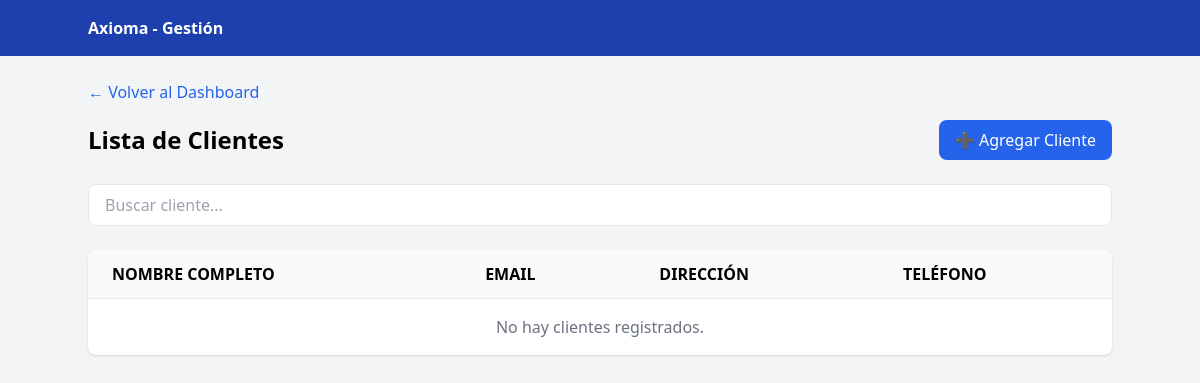
The app's page /frontend/src/pages/clientes.php (signed in), older data.
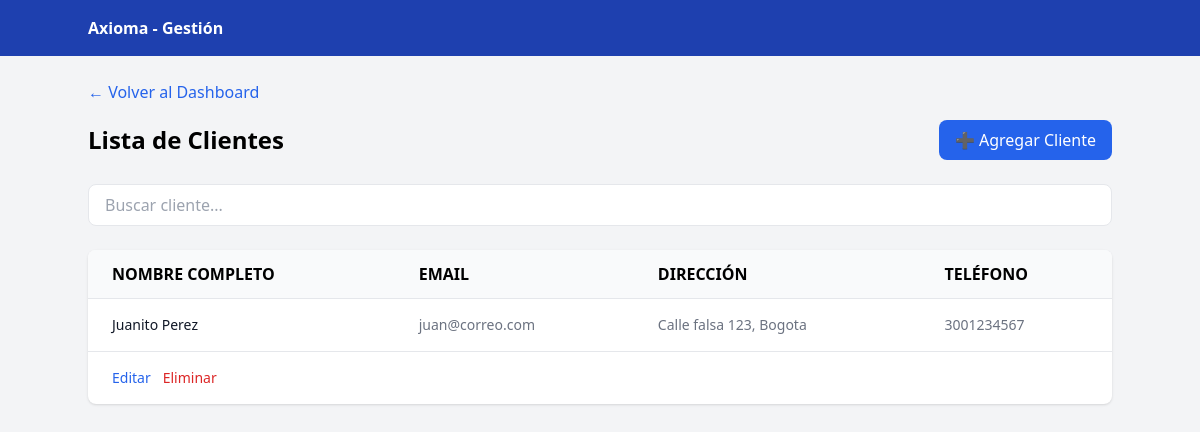
The same page, newer data.
### tables this page shows
CREATE TABLE `clientes` (
  `ID_CLIENTE` int(11) NOT NULL,
  `NOMBRE` varchar(100) NOT NULL,
  `APELLIDOS` varchar(100) NOT NULL,
  `DIRECCION` varchar(255) DEFAULT NULL,
  `TELEFONO` varchar(20) DEFAULT NULL,
  `email` varchar(255) DEFAULT NULL
);

### frontend/src/pages/clientes.php (the view, shortened to what this page needs)
<?php
$database = new Database();
$db = $database->getConnection();
require_once '../components/header.php';
?>
<body class="bg-gray-100 p-8">
    <div class="max-w-5xl mx-auto">
        <a href="index.php?url=dashboard" class="text-blue-600 hover:underline mb-4 inline-block">← Volver al Dashboard</a>
        <div class="flex justify-between items-center mb-6">
            <h1 class="text-2xl font-bold">Lista de Clientes</h1>
            <a href="nuevo_cliente.php" class="bg-blue-600 text-white px-4 py-2 rounded-lg hover:bg-blue-700 transition">
                ➕ Agregar Cliente
            </a>
        </div>
        <div class="mb-6">
            <input type="text" id="busqueda" placeholder="Buscar cliente..."
            class="w-full px-4 py-2 border rounded-lg focus:outline-none focus:ring-2 focus:ring-blue-500">
        </div>
        <div class="bg-white shadow rounded-lg overflow-hidden">
            <table class="min-w-full divide-y divide-gray-200">
                <thead class="bg-gray-50">
                    <tr class="bg-gray-50">
                       <th class="px-6 py-3 text-left">NOMBRE COMPLETO</th>
                        <th class="px-6 py-3 text-left">EMAIL</th>
                        <th class="px-6 py-3 text-left">DIRECCIÓN</th>
                        <th class="px-6 py-3 text-left">TELÉFONO</th>
                     </tr>
                </thead>
                <tbody class="divide-y divide-gray-200" id="cuerpoTabla">
    <?php
    $stmt = $db->query("SELECT ID_CLIENTE, NOMBRE, APELLIDOS, email, DIRECCION, TELEFONO FROM clientes");
    if ($stmt->rowCount() > 0) {
        while ($row = $stmt->fetch(PDO::FETCH_ASSOC)) {
            echo "<tr class='border-b hover:bg-gray-50'>";
            echo "<td class='px-6 py-4 text-sm text-gray-900'>" .
                 htmlspecialchars(($row['NOMBRE'] ?? '').' '.($row['APELLIDOS'] ?? '')) . "</td>";
            echo "<td class='px-6 py-4 text-sm text-gray-500'>" .
                 htmlspecialchars($row['email'] ?? '') . "</td>";
            echo "<td class='px-6 py-4 text-sm text-gray-500'>" .
                 htmlspecialchars($row['DIRECCION'] ?? '') . "</td>";
            echo "<td class='px-6 py-4 text-sm text-gray-500'>" .
                 htmlspecialchars($row['TELEFONO'] ?? '') . "</td>";
            echo "</tr>";
        echo "<td class='px-6 py-4 text-sm font-medium'>";
            echo "<a href='editar_cliente.php?id=" . $row['ID_CLIENTE'] . "' class='text-blue-600 hover:text-blue-900 mr-3'>Editar</a>";
            echo "<a href='eliminar_cliente.php?id=" . $row['ID_CLIENTE'] . "' class='text-red-600 hover:text-red-900' onclick='return confirm(\"¿Estás seguro?\")'>Eliminar</a>";
        echo "</td>";
        }
    } else {
        echo "<tr><td colspan='4' class='px-6 py-4 text-center text-gray-500'>No hay clientes registrados.</td></tr>";
    }
    ?>
</tbody>
            </table>
        </div>
    </div>
</body>
</html>

### frontend/src/components/header.php (shortened to what this page needs)
<!DOCTYPE html>
<html lang="es">
<head>
    <script src="https://cdn.tailwindcss.com"></script>
</head>
<body class="bg-gray-100">
    <nav class="bg-blue-800 text-white p-4 mb-6">
        <div class="container mx-auto">
            <a href="clientes.php" class="font-bold">Axioma - Gestión</a>
        </div>
    </nav>

Row changes from the older to the newer data that the page shows:
added clientes: NOMBRE+APELLIDOS "Juanito Perez", email "juan@correo.com", DIRECCION "Calle falsa 123, Bogota", TELEFONO "3001234567"
Text that changed along with them:
text no longer shown: "No hay clientes registrados."
